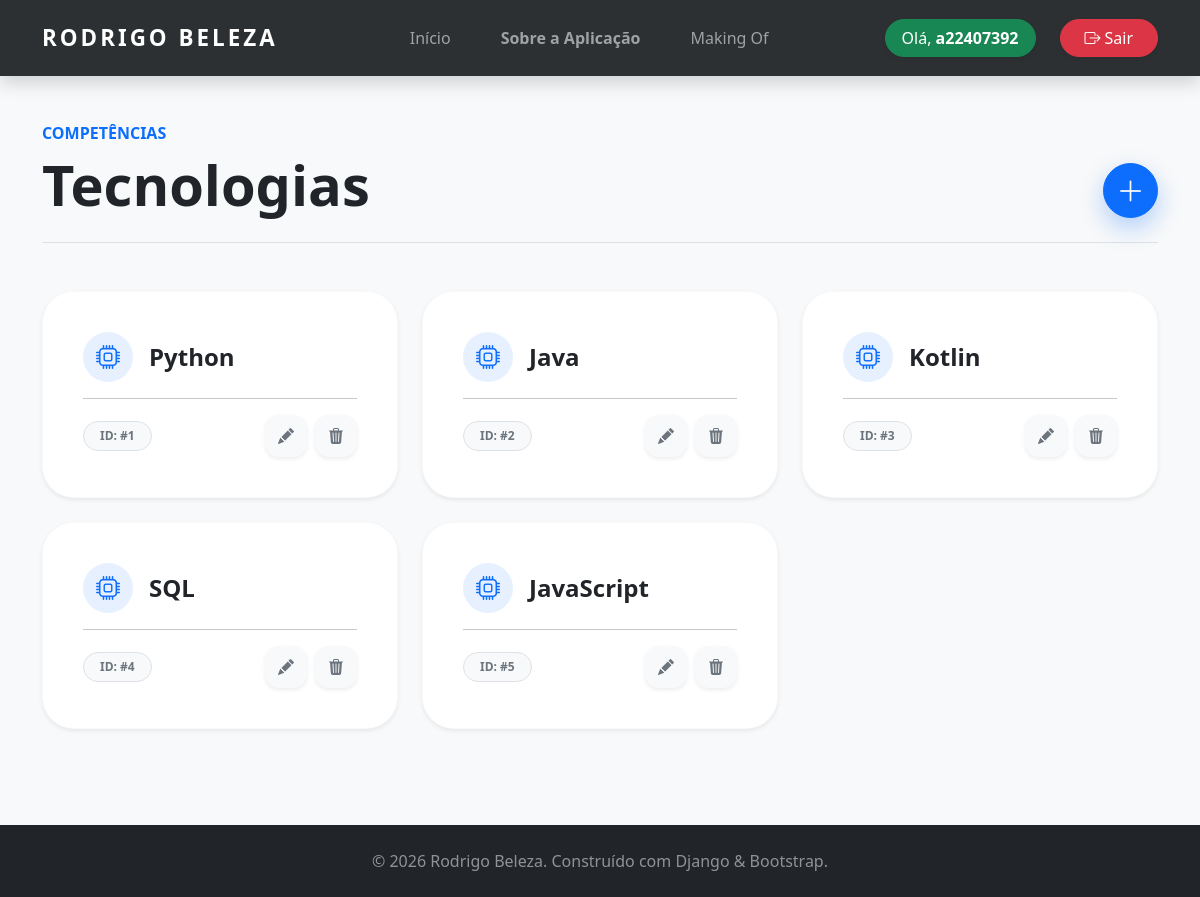
The app's page /tecnologias/ (signed in), older data.
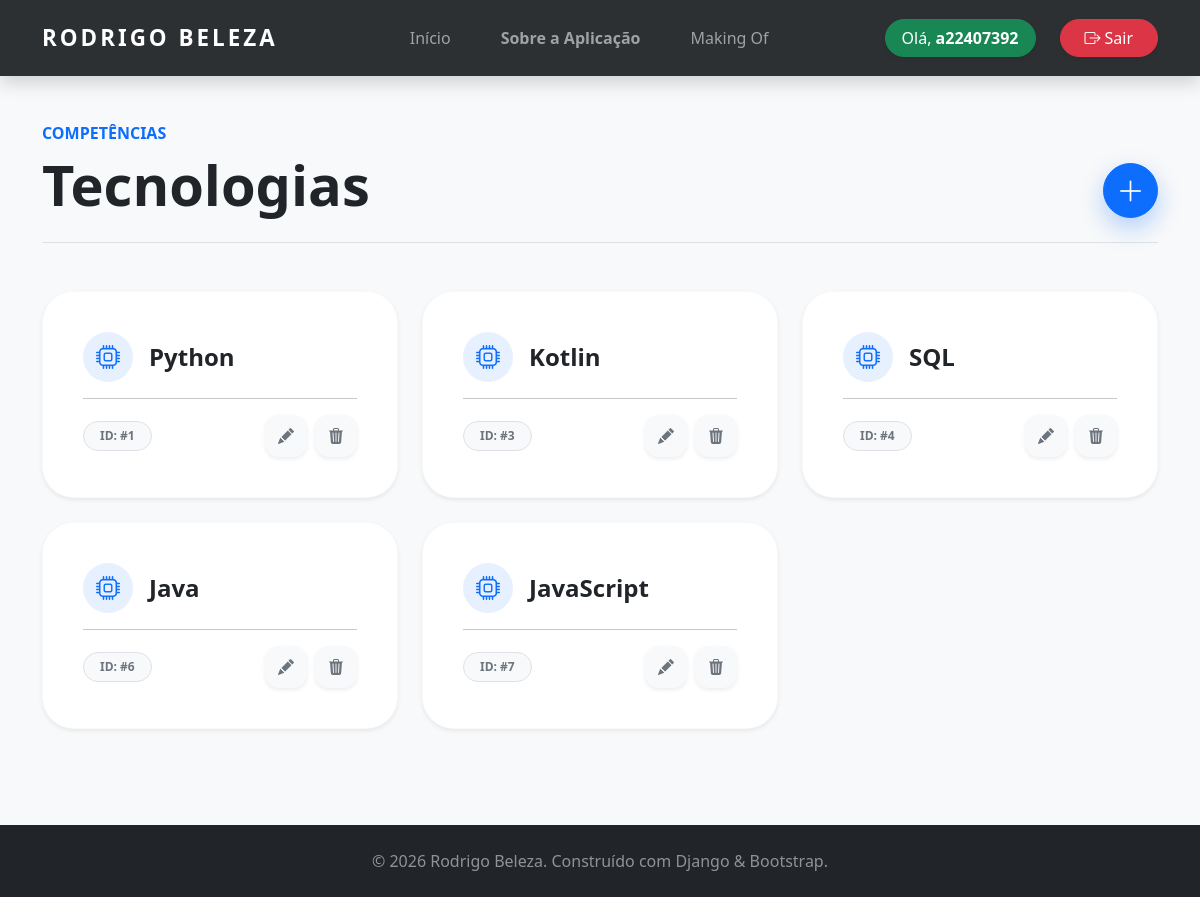
The same page, newer data.
### portfolio/models.py (models this page shows, shortened)
class Tecnologia(models.Model):
    NIVEL_CHOICES = [(i, str(i)) for i in range(1, 6)]
    nome = models.CharField(max_length=100)
    logo = models.ImageField(upload_to='tecnologias/')
    link_oficial = models.URLField()
    detalhes = models.TextField()
    nivel_interesse = models.IntegerField(choices=NIVEL_CHOICES)
    tipo = models.ForeignKey(Tipo, on_delete=models.SET_NULL, null=True, related_name="tecnologias")

### portfolio/views.py (the view, shortened to what this page needs)
# urls.py: path('tecnologias/', views.tecnologias_view, name='tecnologias'),
@login_required
def tecnologias_view(request):
    tecnologias = Tecnologia.objects.all()
    return render(request, 'portfolio/tecnologias.html', {'tecnologias': tecnologias})

### portfolio/templates/portfolio/tecnologias.html (shortened to what this page needs)
{% extends 'portfolio/base.html' %}
{% block content %}
<div class="container py-5">
    <div class="d-flex justify-content-between align-items-end mb-5 border-bottom pb-4">
        <div>
            <h6 class="text-primary fw-bold text-uppercase ls-2 mb-2">Competências</h6>
            <h1 class="display-4 fw-bold mb-0">Tecnologias</h1>
        </div>
        {% if request.user.is_authenticated %}
            {% if request.user.is_superuser or request.user.groups.all.0.name == 'gestor-portfolio' %}
            <button class="btn btn-primary btn-add-header" data-bs-toggle="modal" data-bs-target="#modalAddTech" title="Adicionar Tecnologia">
                <i class="bi bi-plus-lg fs-3"></i>
            </button>
            {% endif %}
        {% endif %}
    </div>
    <div class="row g-4">
        {% for tecnologia in tecnologias %}
        <div class="col-md-6 col-lg-4">
            <div class="card tech-card shadow-sm rounded-5 p-4">
                <div class="card-body">
                    <div class="d-flex justify-content-between align-items-start mb-3">
                        <div class="d-flex align-items-center">
                            <div class="tech-icon-circle me-3">
                                <i class="bi bi-cpu"></i>
                            </div>
                            <h3 class="h4 fw-bold mb-0">{{ tecnologia.nome }}</h3>
                        </div>
                    </div>
                    <hr class="opacity-10 my-3">
                    <div class="d-flex justify-content-between align-items-center">
                        <span class="badge bg-light text-secondary rounded-pill px-3 py-2 border">
                            ID: #{{ tecnologia.id }}
                        </span>
                        {% if request.user.is_authenticated %}
                            {% if request.user.is_superuser or request.user.groups.all.0.name == 'gestor-portfolio' %}
                            <div class="d-flex gap-2">
                                <a href="{% url 'editar_tecnologia' tecnologia.id %}" class="action-btn btn-edit shadow-sm" title="Editar">
                                    <i class="bi bi-pencil-fill"></i>
                                </a>
                                <a href="{% url 'eliminar_tecnologia' tecnologia.id %}" class="action-btn btn-delete shadow-sm" title="Eliminar" onclick="return confirm('Tens a certeza que queres apagar {{ tecnologia.nome }}?');">
                                    <i class="bi bi-trash3-fill"></i>
                                </a>
                            </div>
                            {% endif %}
                        {% endif %}
                    </div>
                </div>
            </div>
        </div>
        {% endfor %}
    </div>
</div>
{% endblock %}

Row changes from the older to the newer data that the page shows:
removed Tecnologia: nome "Java", id "2"
removed Tecnologia: nome "JavaScript", id "5"
added Tecnologia: nome "Java", id "6"
added Tecnologia: nome "JavaScript", id "7"
